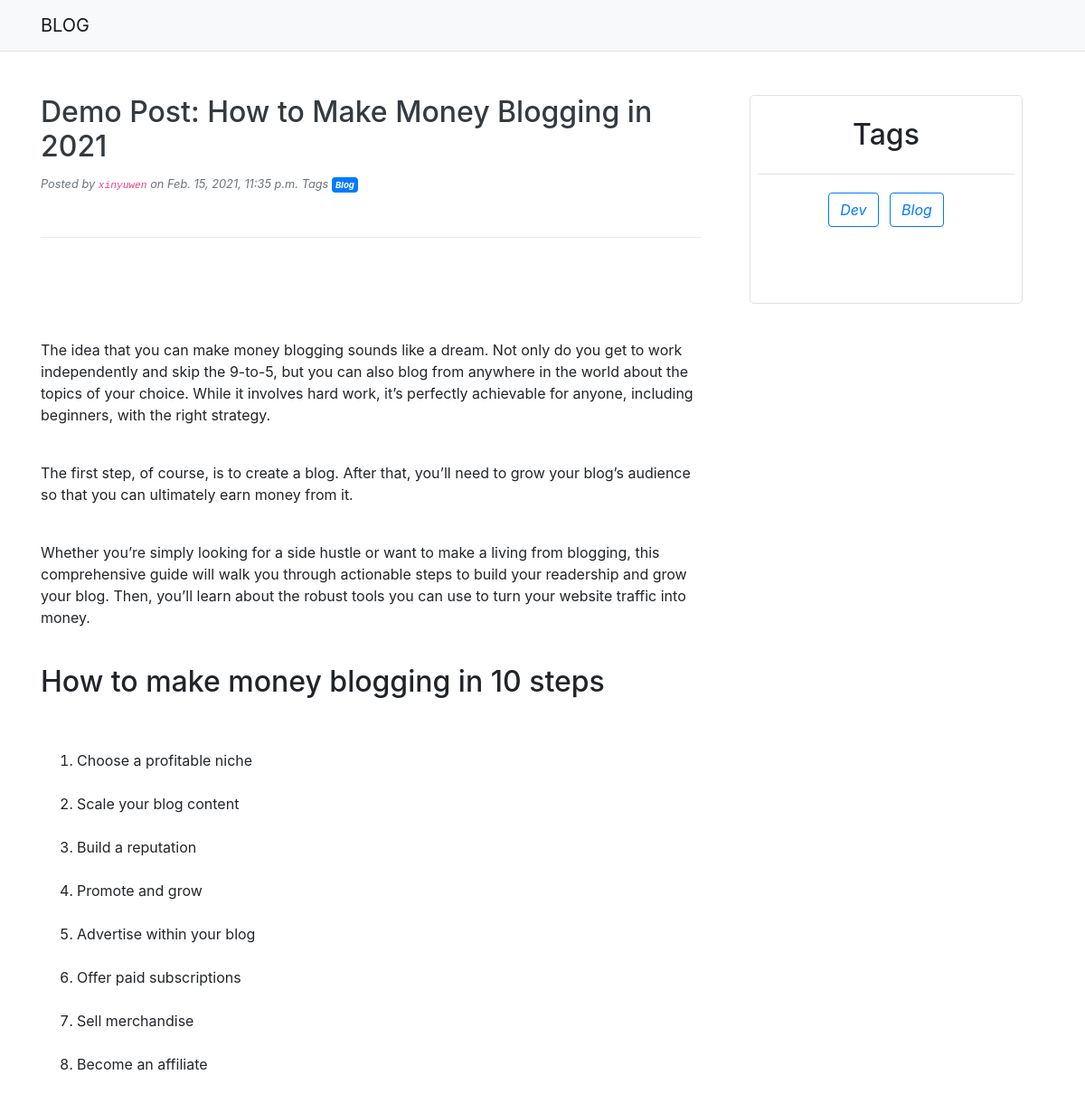
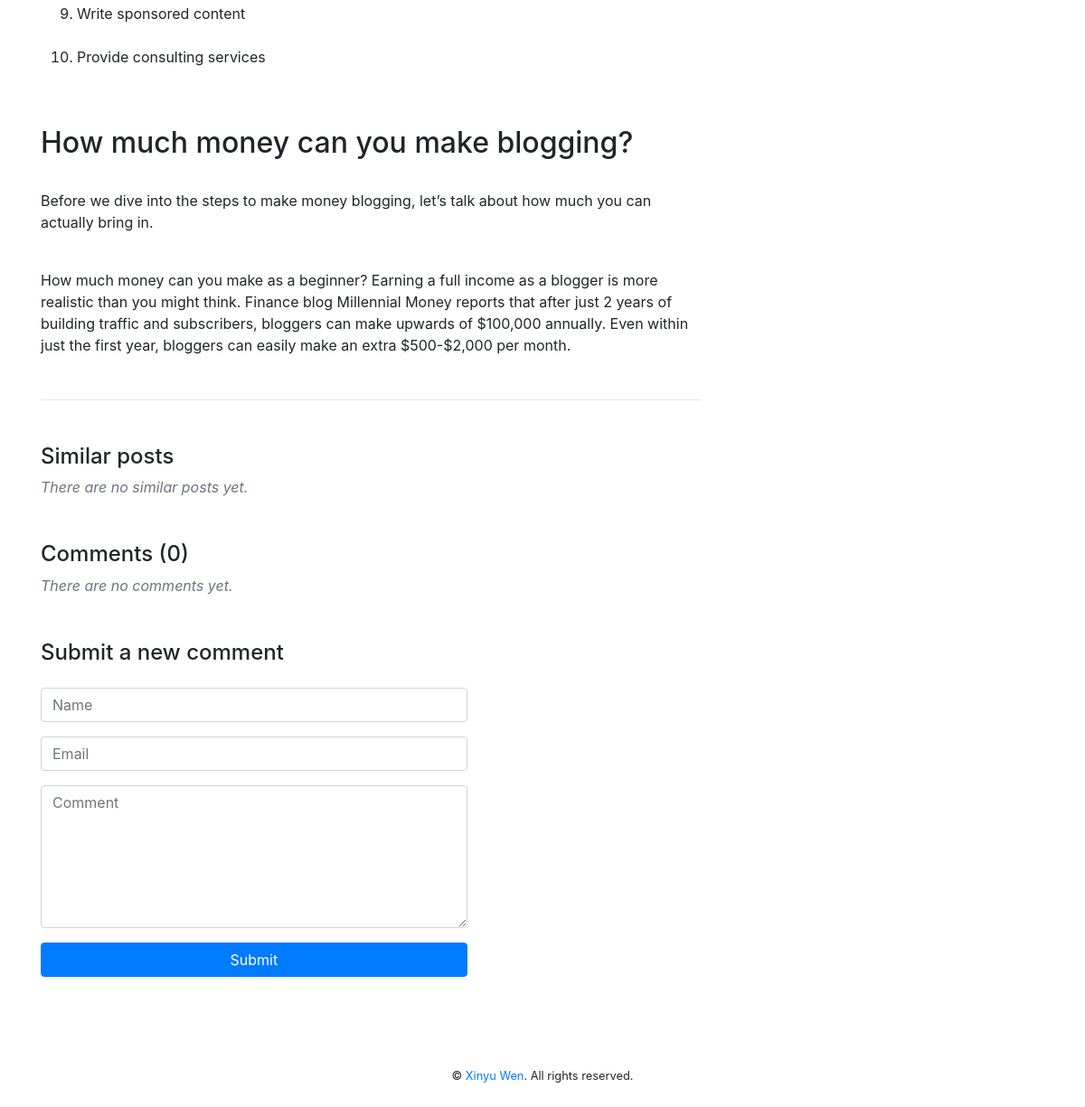
The page /2/demo-post-how-make-money-blogging-2021 on the database its author committed (2 pictures, top to bottom).
### posts/models.py (models this page shows, shortened)
class Post(models.Model):
    title = models.CharField(max_length=250)
    slug = models.SlugField(max_length=250)
    author = models.ForeignKey(
        User,
        on_delete=models.CASCADE,
        related_name='blog_posts')
    body = models.TextField()
    publish = models.DateTimeField(default=timezone.now)
    created = models.DateTimeField(auto_now_add=True)
    updated = models.DateTimeField(auto_now=True)
    tags = TaggableManager()
    class Meta:
        ordering = ('-publish',)

### posts/views.py (the view)
def post_detail(request, id, slug):
    posts = Post.objects.filter(
        id=id,
        slug=slug,
    ).first()
    markdown_extensions = [
        'markdown.extensions.extra',
        'markdown.extensions.abbr',
        'markdown.extensions.attr_list',
        'markdown.extensions.def_list',
        'markdown.extensions.fenced_code',
        'markdown.extensions.footnotes',
        'markdown.extensions.md_in_html',
        'markdown.extensions.tables',
        'markdown.extensions.admonition',
        'markdown.extensions.codehilite',
        'markdown.extensions.legacy_attrs',
        'markdown.extensions.legacy_em',
        'markdown.extensions.meta',
        'markdown.extensions.nl2br',
        'markdown.extensions.sane_lists',
        'markdown.extensions.smarty',
        'markdown.extensions.toc',
        'markdown.extensions.wikilinks',
    ]
    posts.body = markdown.markdown(posts.body, extensions=markdown_extensions)
    comments = posts.comments.filter(active=True)
    new_comment = None
    if request.method == 'POST':
        comment_form = CommentForm(data=request.POST)
        if comment_form.is_valid():
            new_comment = comment_form.save(commit=False)
            new_comment.post = posts
            new_comment.save()
            return redirect('posts:post_detail', id=id, slug=slug)
    else:
        comment_form = CommentForm()
    tag_list = Tag.objects.all()
    context = {
        'posts': posts,
        'comments': comments,
        'new_comment': new_comment,
        'comment_form': comment_form,
        'tag_list': tag_list,
    }
    return render(request, 'blog/posts/detail.html', context)

### posts/forms.py
class CommentForm(forms.ModelForm):
    class Meta:
        model = Comment
        fields = ('name', 'body')

### templates/blog/posts/detail.html (shortened to what this page needs)
{% extends "blog/base.html" %}
{% block content %}
    <div class="my-5">
        <div>
            <h2 class="text-dark">{{ posts.title }}</h2>
        </div>
        <div class="mt-2">
            <small class="font-italic text-secondary">Posted by
                <code>{{ posts.author }}</code>
                <span> on {{ posts.publish }}</span>
                {% if posts.tags.count %}
                    Tags
                    {% for tag in posts.tags.all %}
                        <a href="{% url "posts:post_list_by_tag" tag.slug %}"
                           class="badge badge-primary text-white text-decoration-none p-1">{{ tag.name }}</a>
                    {% endfor %}
                {% endif %}
            </small>
        </div>
        <hr class="my-5">
        <p>{{ posts.body|safe|linebreaks }}</p>
        <hr class="mt-5">
        <div class="mt-5">
            <h4>Similar posts</h4>
            {% for post in posts.tags.similar_objects %}
                <div>
                    <a href="{{ post.get_url }}">{{ post.title }}</a>
                </div>
            {% empty %}
                <p class="text-secondary font-italic">There are no similar posts yet.</p>
            {% endfor %}
        </div>
        <div class="mt-5">
            <h4>Comments ({{ comments.count }})</h4>
            {% for comment in comments %}
                <small class="font-italic">
                    <span class="badge badge-warning">#{{ forloop.counter }}</span>
                    <code>{{ comment.username }}</code>
                    {{ comment.created }}
                </small>
                <div class="my-1">
                    {{ comment.body }}
                </div>
            {% empty %}
                <p class="text-secondary font-italic">There are no comments yet.</p>
            {% endfor %}
        </div>
        <div class="mt-5 col-md-8 pl-0">
            <h4 class="mb-4">Submit a new comment</h4>
            <form method="POST">
                <div class="form-group">
                    <input type="text" name="name" id="name" class="form-control" placeholder="Name" required>
                </div>
                <div class="form-group">
                    <input type="email" name="email" id="email" class="form-control" placeholder="Email">
                </div>
                <div class="form-group">
                    <textarea name="body" id="comment" class="form-control" rows="6" placeholder="Comment"
                              required></textarea>
                </div>
                <button type="submit" class="btn btn-primary btn-block mt-3">Submit</button>
            </form>
        </div>
    </div>
{% endblock %}

### templates/blog/partials/sidebar.html (shortened to what this page needs)
{% load static %}
<div class="jumbotron border bg-white pt-4 mt-5 mx-4 px-2">
    <div class="h2 mb-4">Tags</div>
    <hr>
    <div class="container my-3">
        {% for tag in tag_list %}
            <a class="btn btn-outline-primary font-italic my-1 mx-1"
               href="{% url "posts:post_list_by_tag" tag.slug %}">{{ tag.name }}
            </a>
        {% endfor %}
    </div>
</div>

### rows shown on the page
Post: title "Demo Post: How to Make Money Blogging in 2021", author "xinyuwen", publish "Feb. 15, 2021, 11:35 p.m.", body "The idea that you can make money blogging sounds like a dream. Not only do you get to work independently and skip the 9-to-5, but you can also blog from anywhere in the world about the topics of your choice. While it involves hard work, it’s perfectly achievable for anyone, including beginners, with the right strategy. The first step, of course, is to create a blog. After that, you’ll need to grow your blog’s audience so that you can ultimately earn money from it. Whether you’re simply looking for a side hustle or want to make a living from blogging, this comprehensive guide will walk you through actionable steps to build your readership and grow your blog. Then, you’ll learn about the…"
Tag: name "Blog"
Tag: name "Dev"

### other values the page prints
{{ comments.count }} "0"
